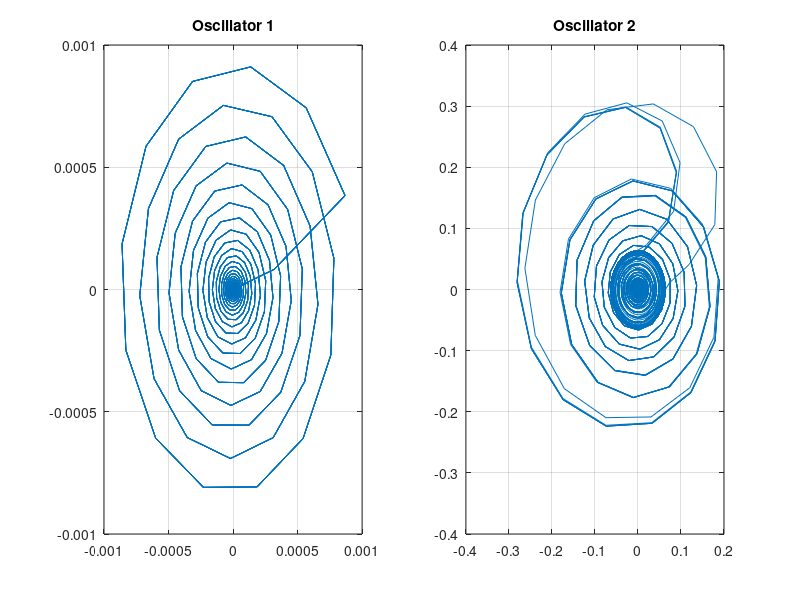
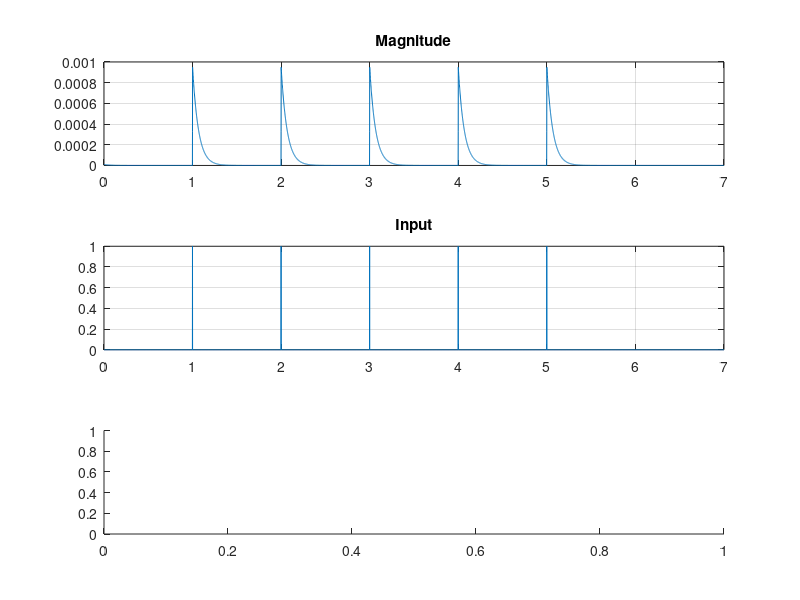

Recreate these plots in MATLAB, in order. (Note: this script raises an error after producing the figures.)
% implementation of the Runge Kutta method

clear all;close all;clc;

% parameters of the gamma oscillator
z01 = 0.00001;
alpha1 = -15;
beta1 = 1;
beta2 = -1;
epsilon1 = 1;
f1 = 80;

% parameters of the beta oscillator
z02 = 0.01;
alpha2 = 8;
beta12 = -2000;
beta22 = 0;
epsilon2 = 0.03;
f2 = 20;

% parameters for time
fs = 1000;
dur = 7; % in seconds
T = 1/fs;
time = 0:T:dur;

ntime = length(time);

% initialize empty arrays
t_out = zeros(size(time));
z_out_1 = zeros(size(time));
z_out_2 = zeros(size(time));

% initialization values
t_out(1) = time(1);
z_out_1(1) = z01;
z_out_2(1) = z02;

% coupling parameters
c12 = 100000; %dopamine level

% add an input
input = zeros(size(time));
ntaps = 5;
for i=1:ntaps
    input(fs*i) = 1;%hann(100+1);
end

for i=1:ntime-1
    
    %%% first layer %%%
    
    k1 = z_out_1(i)*(alpha1 + 1i*2*pi*f1 + beta1*abs(z_out_1(i))^2 + ...
        ((epsilon1*beta2*abs(z_out_1(i)))^4)/(1-epsilon1*abs(z_out_1(i))^2)) + input(i);
    
    z1 = z_out_1(i)+(T/2)*k1;
    
    k2 = z1*(alpha1 + 1i*2*pi*f1 + beta1*abs(z1)^2 + ...
        ((epsilon1*beta2*abs(z1))^4)/(1-epsilon1*abs(z1)^2)) + (input(i) + input(i+1))/2;
    
    z2 = z_out_1(i)+(T/2)*k2;
    
    k3 = z2*(alpha1 + 1i*2*pi*f1 + beta1*abs(z2)^2 + ...
        ((epsilon1*beta2*abs(z2))^4)/(1-epsilon1*abs(z2)^2)) + (input(i) + input(i+1))/2;
    
    z3 = z_out_1(i)+T*k3;
    
    k4 = z3*(alpha1 + 1i*2*pi*f1 + beta1*abs(z3)^2 + ...
        ((epsilon1*beta2*abs(z3))^4)/(1-epsilon1*abs(z3)^2)) + (input(i));
    
    z_out_1(i+1) = z_out_1(i) + (1/6)*T*(k1+(2*k2)+(2*k3)+k4);
    
    %%% second layer %%%
    
    k1 = z_out_2(i)*(alpha2 + 1i*2*pi*f2 + beta12*abs(z_out_2(i))^2 + ...
        ((epsilon2*beta22*abs(z_out_2(i)))^4)/(1-epsilon2*abs(z_out_2(i))^2)) + c12*(z_out_1(i));
    
    z1 = z_out_2(i)+(T/2)*k1;
    
    k2 = z1*(alpha2 + 1i*2*pi*f2 + beta12*abs(z1)^2 + ...
        ((epsilon2*beta22*abs(z1))^4)/(1-epsilon2*abs(z1)^2)) + c12*(z_out_1(i) + z_out_1(i+1))/2;
    
    z2 = z_out_2(i)+(T/2)*k2;
    
    k3 = z2*(alpha2 + 1i*2*pi*f2 + beta12*abs(z2)^2 + ...
        ((epsilon2*beta22*abs(z2))^4)/(1-epsilon2*abs(z2)^2)) + c12*(z_out_1(i) + z_out_1(i+1))/2;
    
    z3 = z_out_2(i)+T*k3;
    
    k4 = z3*(alpha2 + 1i*2*pi*f2 + beta12*abs(z3)^2 + ...
        ((epsilon2*beta22*abs(z3))^4)/(1-epsilon2*abs(z3)^2)) + c12*(z_out_1(i));
    
    z_out_2(i+1) = z_out_2(i) + (1/6)*T*(k1+(2*k2)+(2*k3)+k4);     
    
    t_out(i+1) = t_out(i) + T;
    
end

figure(1)
axis square
subplot(1,2,1)
plot((z_out_1));
title('Oscillator 1')
grid on
subplot(1,2,2)
plot((z_out_2));
grid on
title('Oscillator 2')

figure(2)
subplot(3,1,1)
plot(time,abs(z_out_1))
grid on
title('Magnitude')
subplot(3,1,2)
plot(time,input)
grid on
title('Input')
subplot(3,1,3)
spectrogram(z_out_1,kaiser(256,5),220,20000,fs,'yaxis')
title('Spectrum')
ylim([0 100])
xlabel('time(s)')

figure(3)
subplot(3,1,1)
% plot3(time,real(z_out_2),imag(z_out_2))
plot(abs(z_out_2))
axis tight
grid on
title('Magnitude')
subplot(3,1,2)
plot(time,real(z_out_1))
grid on
title('Input')
subplot(3,1,3)
spectrogram(z_out_2,kaiser(256,5),220,20000,fs,'yaxis')
title('Spectrum')
ylim([0 100])
xlabel('time(s)')

figure(4)
subplot(4,1,1)
plot3(time,real(z_out_2),imag(z_out_2))      
grid on
title('Complex amplitude of the Beta Oscillator')
subplot(4,1,2)
spectrogram(z_out_2,kaiser(256,5),220,20000,fs,'yaxis')
title('Spectrum of the Beta Oscillator')
ylim([0 100])
subplot(4,1,3)
spectrogram(z_out_1,kaiser(256,5),220,20000,fs,'yaxis')
title('Spectrum of the Gamma Oscillator')
ylim([0 100])
subplot(4,1,4)
stem(time,input)
grid on
ylim([0.01 1.2])
ylabel('Amplitude')
xlabel('time(s)')
title('Input')
%%
close all
figure(1)
grid on
for i=1:length(time)   
    
    plot3(time(i:i+1),real(z_out_2(i:i+1)),imag(z_out_2(i:i+1)),'-k')
    grid on
    hold on
    pause(0.000001)
       
end
